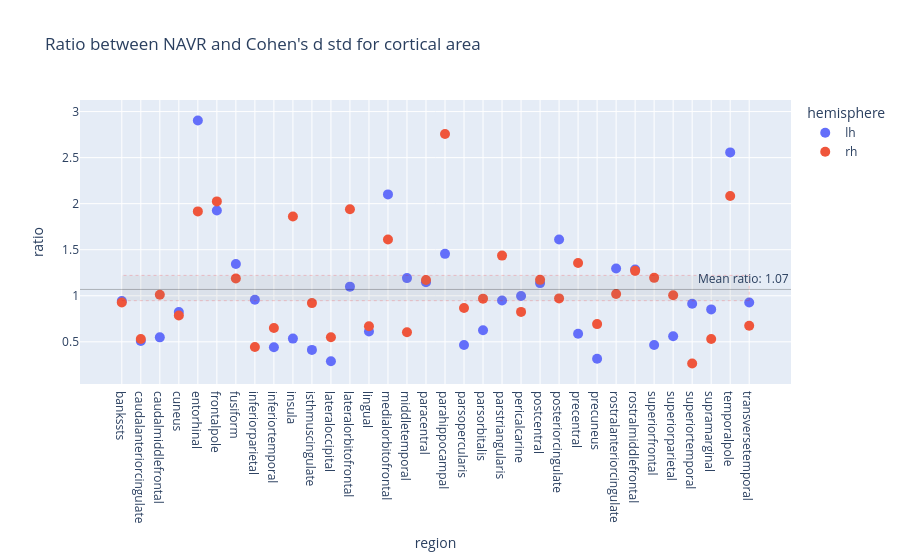

Source (notebook cell):
### Code cell
# Difference between ratio and cohen's d std estimated from the same data
cohend_d_std["NAVR"] = navr_df["NAVR"].values

alpha = np.sqrt(4 / (pop1.shape[0] + pop2.shape[0]))
print(f"2/sqrt(D) factor: {alpha:.4f}")

cohend_d_std["ratio"] = cohend_d_std["cohen_d_mean"] / (alpha * cohend_d_std["NAVR"])

# get mean CI with bootstrap
bootstrap_results = bootstrap(
    (cohend_d_std["ratio"].values,),
    np.mean,
    confidence_level=0.95,
    n_resamples=10000,
    random_state=42,
)
observed_value = bootstrap_results.bootstrap_distribution.mean()
ci_lower = bootstrap_results.confidence_interval.low
ci_upper = bootstrap_results.confidence_interval.high
print(
    f"Bootstrap confidence interval for mean ratio: {observed_value:.4f} with CI at 95% [{ci_lower:.4f}, {ci_upper:.4f}]"
)

cohend_d_std = cohend_d_std[cohend_d_std["region"].isin(regions_template)]
fig = px.scatter(
    cohend_d_std,
    x="region",
    y="ratio",
    hover_name="region",
    color="hemisphere",
    title="Ratio between NAVR and Cohen's d std for cortical area",
).update_traces(marker=dict(size=10))
# Add horizontal line with CI at 95%
fig.add_hline(
    y=observed_value,
    line_color="rgba(0,0,0,.25)",
    line_dash="solid",
    line_width=1,
    annotation_text=f"Mean ratio: {observed_value:.2f}",
    annotation_position="top right",
)
fig.add_trace(
    go.Scatter(
        x=np.concatenate([cohend_d_std["region"], cohend_d_std["region"][::-1]]),
        y=[ci_lower] * len(cohend_d_std["region"])
        + [ci_upper] * len(cohend_d_std["region"]),
        fill="toself",
        fillcolor="rgba(125, 125, 125, 0.1)",
        line=dict(color="rgba(255,0,0,0.2)", width=1, dash="dot"),
        hoverinfo="skip",
        showlegend=False,
    )
)
print_figure(fig, filename=figures_dir / "cohend_d_ratio_cortical_area.png")

### Figure 1 — Plotly figure (JSON) as saved in the notebook; plotly's stock layout.template omitted (floating-point values rounded to 4 significant figures; data arrays with more than 128 entries replaced by an {"elided": "..."} marker saying what was removed)
{"data": [{"hovertemplate": "<b>%{hovertext}</b><br><br>hemisphere=lh<br>region=%{x}<br>ratio=%{y}<extra></extra>", "hovertext": ["bankssts", "caudalanteriorcingulate", "caudalmiddlefrontal", "cuneus", "entorhinal", "frontalpole", "fusiform", "inferiorparietal", "inferiortemporal", "insula", "isthmuscingulate", "lateraloccipital", "lateralorbitofrontal", "lingual", "medialorbitofrontal", "middletemporal", "paracentral", "parahippocampal", "parsopercularis", "parsorbitalis", "parstriangularis", "pericalcarine", "postcentral", "posteriorcingulate", "precentral", "precuneus", "rostralanteriorcingulate", "rostralmiddlefrontal", "superiorfrontal", "superiorparietal", "superiortemporal", "supramarginal", "temporalpole", "transversetemporal"], "legendgroup": "lh", "marker": {"color": "#636efa", "size": 10, "symbol": "circle"}, "mode": "markers", "name": "lh", "orientation": "v", "showlegend": true, "type": "scatter", "x": ["bankssts", "caudalanteriorcingulate", "caudalmiddlefrontal", "cuneus", "entorhinal", "frontalpole", "fusiform", "inferiorparietal", "inferiortemporal", "insula", "isthmuscingulate", "lateraloccipital", "lateralorbitofrontal", "lingual", "medialorbitofrontal", "middletemporal", "paracentral", "parahippocampal", "parsopercularis", "parsorbitalis", "parstriangularis", "pericalcarine", "postcentral", "posteriorcingulate", "precentral", "precuneus", "rostralanteriorcingulate", "rostralmiddlefrontal", "superiorfrontal", "superiorparietal", "superiortemporal", "supramarginal", "temporalpole", "transversetemporal"], "xaxis": "x", "y": [0.943, 0.5095, 0.5481, 0.8236, 2.904, 1.925, 1.344, 0.9558, 0.4412, 0.5345, 0.412, 0.2883, 1.099, 0.6117, 2.101, 1.192, 1.146, 1.455, 0.4644, 0.6252, 0.9487, 0.9979, 1.137, 1.61, 0.5879, 0.3167, 1.296, 1.284, 0.4652, 0.5608, 0.9125, 0.8519, 2.557, 0.9259], "yaxis": "y"}, {"hovertemplate": "<b>%{hovertext}</b><br><br>hemisphere=rh<br>region=%{x}<br>ratio=%{y}<extra></extra>", "hovertext": ["bankssts", "caudalanteriorcingulate", "caudalmiddlefrontal", "cuneus", "entorhinal", "frontalpole", "fusiform", "inferiorparietal", "inferiortemporal", "insula", "isthmuscingulate", "lateraloccipital", "lateralorbitofrontal", "lingual", "medialorbitofrontal", "middletemporal", "paracentral", "parahippocampal", "parsopercularis", "parsorbitalis", "parstriangularis", "pericalcarine", "postcentral", "posteriorcingulate", "precentral", "precuneus", "rostralanteriorcingulate", "rostralmiddlefrontal", "superiorfrontal", "superiorparietal", "superiortemporal", "supramarginal", "temporalpole", "transversetemporal"], "legendgroup": "rh", "marker": {"color": "#EF553B", "size": 10, "symbol": "circle"}, "mode": "markers", "name": "rh", "orientation": "v", "showlegend": true, "type": "scatter", "x": ["bankssts", "caudalanteriorcingulate", "caudalmiddlefrontal", "cuneus", "entorhinal", "frontalpole", "fusiform", "inferiorparietal", "inferiortemporal", "insula", "isthmuscingulate", "lateraloccipital", "lateralorbitofrontal", "lingual", "medialorbitofrontal", "middletemporal", "paracentral", "parahippocampal", "parsopercularis", "parsorbitalis", "parstriangularis", "pericalcarine", "postcentral", "posteriorcingulate", "precentral", "precuneus", "rostralanteriorcingulate", "rostralmiddlefrontal", "superiorfrontal", "superiorparietal", "superiortemporal", "supramarginal", "temporalpole", "transversetemporal"], "xaxis": "x", "y": [0.9265, 0.5312, 1.01, 0.7851, 1.916, 2.025, 1.188, 0.4428, 0.6503, 1.861, 0.9199, 0.5498, 1.939, 0.6697, 1.612, 0.6029, 1.172, 2.757, 0.8673, 0.9684, 1.436, 0.8246, 1.173, 0.9714, 1.356, 0.6923, 1.018, 1.27, 1.194, 1.006, 0.2637, 0.5302, 2.083, 0.675], "yaxis": "y"}, {"fill": "toself", "fillcolor": "rgba(125, 125, 125, 0.1)", "hoverinfo": "skip", "line": {"color": "rgba(255,0,0,0.2)", "dash": "dot", "width": 1}, "showlegend": false, "type": "scatter", "x": {"elided": "136 str values"}, "y": {"elided": "136 float values"}}], "layout": {"annotations": [{"showarrow": false, "text": "Mean ratio: 1.07", "x": 1, "xanchor": "right", "xref": "x domain", "y": 1.068, "yanchor": "bottom", "yref": "y"}], "legend": {"title": {"text": "hemisphere"}, "tracegroupgap": 0}, "shapes": [{"line": {"color": "rgba(0,0,0,.25)", "dash": "solid", "width": 1}, "type": "line", "x0": 0, "x1": 1, "xref": "x domain", "y0": 1.068, "y1": 1.068, "yref": "y"}], "title": {"text": "Ratio between NAVR and Cohen's d std for cortical area"}, "xaxis": {"anchor": "y", "domain": [0, 1], "title": {"text": "region"}}, "yaxis": {"anchor": "x", "domain": [0, 1], "title": {"text": "ratio"}}}}
